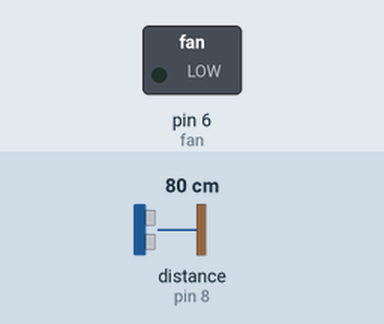
This sketch was run on a simulated Arduino Uno, built with avr-gcc and run on an emulated ATmega328P. Shown: switched loads named in the sketch (green lamp = pin HIGH). Wiring (inferred from the names in the program): ultrasonic range finder: trigger pin 7; echo pin 8. Inputs (shaded band) come from the test bench; at power-on: distance to the obstacle (sensor on pin 8) 80 cm. The echo pulse lasts 58.3 µs per cm; pins used as bus, display or sensor lines are not drawn.

Above: at 1.2 s.
1.3 s: distance to the obstacle (sensor on pin 8) set to 34 cm
2.8 s: distance to the obstacle (sensor on pin 8) set to 28 cm
At 4.0 s:
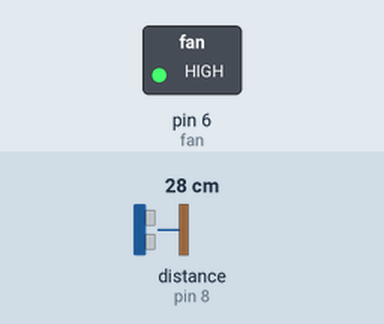
4.3 s: distance to the obstacle (sensor on pin 8) set to 35 cm
At 5.2 s:
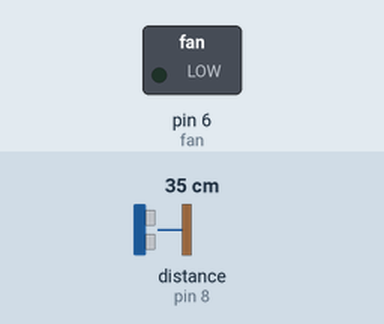
5.8 s: distance to the obstacle (sensor on pin 8) set to 2 cm
At 6.2 s:
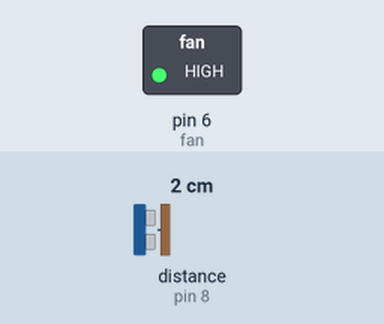
Timing chart, 0 to 8.3 s (numbered marks = the images above; inputs shaded):
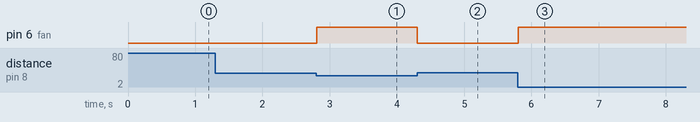

The sketch:

automaticfan.ino
```cpp
int trig = 7;   //ultrasonic trig pin (conncet to pin 7 arduino/esp)
int echo = 8;   //ultrasonic echo pin (conncet to pin 8 arduino/esp)
byte fan = 6;   //mini fan connected to pin 6 arduino uno (conncet to pin 6 arduino/esp)

long duration;
float distance;

void setup() {

pinMode(trig, OUTPUT);
pinMode(echo, INPUT);
pinMode(fan, OUTPUT);
}

void loop() {
digitalWrite(trig, LOW);
delayMicroseconds(3);
digitalWrite(trig, HIGH);
delayMicroseconds(10);
digitalWrite(trig, LOW);

  duration = pulseIn(echo, HIGH);
  distance = duration/58;  //based on ultrasonic datasheet

    if(distance < 30){
      digitalWrite(fan, HIGH);
    }else{
      digitalWrite(fan, LOW);
    }
}
```

Measured:
- the behaviour switches between 31 and 30 cm on distance to the obstacle (sensor on pin 8) (found by bisection; images 0 and 1)
- after the input at 1.3 s, every drawn part: stays the same
- after the input at 2.8 s, pin 6 (fan): LOW → HIGH at once
- after the input at 4.3 s, pin 6 (fan): HIGH → LOW at once
- after the input at 5.8 s, pin 6 (fan): LOW → HIGH at once
